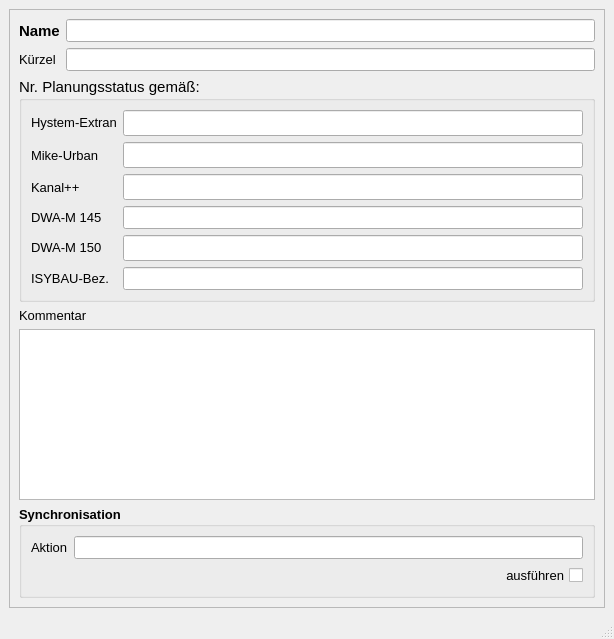
<?xml version="1.0" encoding="UTF-8"?>
<ui version="4.0">
 <class>MainWindow</class>
 <widget class="QMainWindow" name="MainWindow">
  <property name="geometry">
   <rect>
    <x>0</x>
    <y>0</y>
    <width>614</width>
    <height>639</height>
   </rect>
  </property>
  <property name="minimumSize">
   <size>
    <width>330</width>
    <height>510</height>
   </size>
  </property>
  <property name="font">
   <font>
    <family>Tahoma</family>
    <pointsize>10</pointsize>
   </font>
  </property>
  <property name="windowTitle">
   <string>MainWindow</string>
  </property>
  <property name="layoutDirection">
   <enum>Qt::LeftToRight</enum>
  </property>
  <widget class="QWidget" name="centralwidget">
   <layout class="QGridLayout" name="gridLayout">
    <item row="0" column="0">
     <widget class="QScrollArea" name="scrollArea">
      <property name="widgetResizable">
       <bool>true</bool>
      </property>
      <widget class="QWidget" name="scrollAreaWidgetContents">
       <property name="geometry">
        <rect>
         <x>0</x>
         <y>0</y>
         <width>590</width>
         <height>589</height>
        </rect>
       </property>
       <layout class="QGridLayout" name="gridLayout_2">
        <item row="0" column="0">
         <widget class="QLabel" name="label_4">
          <property name="font">
           <font>
            <family>Tahoma</family>
            <pointsize>11</pointsize>
            <weight>75</weight>
            <bold>true</bold>
           </font>
          </property>
          <property name="text">
           <string>Name</string>
          </property>
          <property name="alignment">
           <set>Qt::AlignLeading|Qt::AlignLeft|Qt::AlignVCenter</set>
          </property>
         </widget>
        </item>
        <item row="0" column="1">
         <widget class="QLineEdit" name="bezeichnung">
          <property name="toolTip">
           <string>&lt;html&gt;&lt;head/&gt;&lt;body&gt;&lt;p&gt;Eindeutige Bezeichnung&lt;/p&gt;&lt;/body&gt;&lt;/html&gt;</string>
          </property>
          <property name="statusTip">
           <string>Eindeutige Bezeichnung</string>
          </property>
          <property name="text">
           <string/>
          </property>
         </widget>
        </item>
        <item row="1" column="0">
         <widget class="QLabel" name="label_8">
          <property name="font">
           <font>
            <family>Tahoma</family>
            <pointsize>10</pointsize>
           </font>
          </property>
          <property name="text">
           <string>Kürzel</string>
          </property>
          <property name="alignment">
           <set>Qt::AlignLeading|Qt::AlignLeft|Qt::AlignVCenter</set>
          </property>
         </widget>
        </item>
        <item row="1" column="1">
         <widget class="QLineEdit" name="kuerzel">
          <property name="font">
           <font>
            <family>Tahoma</family>
            <pointsize>10</pointsize>
           </font>
          </property>
          <property name="toolTip">
           <string>optional: Kürzel</string>
          </property>
          <property name="statusTip">
           <string>optional: Kürzel</string>
          </property>
          <property name="text">
           <string/>
          </property>
         </widget>
        </item>
        <item row="2" column="0" colspan="2">
         <widget class="QGroupBox" name="groupBox_3">
          <property name="font">
           <font>
            <family>Tahoma</family>
            <pointsize>11</pointsize>
           </font>
          </property>
          <property name="title">
           <string>Nr. Planungsstatus gemäß: </string>
          </property>
          <layout class="QGridLayout" name="gridLayout_3">
           <item row="0" column="0">
            <widget class="QLabel" name="label_5">
             <property name="font">
              <font>
               <family>Tahoma</family>
               <pointsize>10</pointsize>
              </font>
             </property>
             <property name="text">
              <string>&lt;html&gt;&lt;head/&gt;&lt;body&gt;&lt;p&gt;Hystem-Extran&lt;/p&gt;&lt;/body&gt;&lt;/html&gt;</string>
             </property>
             <property name="alignment">
              <set>Qt::AlignLeading|Qt::AlignLeft|Qt::AlignVCenter</set>
             </property>
            </widget>
           </item>
           <item row="0" column="1">
            <widget class="QLineEdit" name="he_nr">
             <property name="enabled">
              <bool>true</bool>
             </property>
             <property name="toolTip">
              <string>&lt;html&gt;&lt;head/&gt;&lt;body&gt;&lt;p&gt;Interne Nr., siehe HE-Editor: Hilfe &amp;gt; Aufzählungen: &amp;quot;Planungsstatus&amp;quot;&lt;/p&gt;&lt;/body&gt;&lt;/html&gt;</string>
             </property>
             <property name="statusTip">
              <string>Interne Nr., siehe HE-Editor: Hilfe &gt; Aufzählungen: &quot;Planungsstatus&quot;</string>
             </property>
             <property name="layoutDirection">
              <enum>Qt::RightToLeft</enum>
             </property>
             <property name="autoFillBackground">
              <bool>false</bool>
             </property>
             <property name="text">
              <string/>
             </property>
             <property name="frame">
              <bool>true</bool>
             </property>
            </widget>
           </item>
           <item row="1" column="0">
            <widget class="QLabel" name="label_7">
             <property name="font">
              <font>
               <family>Tahoma</family>
               <pointsize>10</pointsize>
              </font>
             </property>
             <property name="text">
              <string>Mike-Urban</string>
             </property>
             <property name="alignment">
              <set>Qt::AlignLeading|Qt::AlignLeft|Qt::AlignVCenter</set>
             </property>
            </widget>
           </item>
           <item row="1" column="1">
            <widget class="QLineEdit" name="mu_nr">
             <property name="enabled">
              <bool>true</bool>
             </property>
             <property name="toolTip">
              <string>&lt;html&gt;&lt;head/&gt;&lt;body&gt;&lt;p&gt;Nr. des Planungsstatus entspr. Mike Urban&lt;/p&gt;&lt;/body&gt;&lt;/html&gt;</string>
             </property>
             <property name="statusTip">
              <string>Nr. des Planungsstatus entspr. Mike Urban</string>
             </property>
             <property name="layoutDirection">
              <enum>Qt::RightToLeft</enum>
             </property>
             <property name="autoFillBackground">
              <bool>false</bool>
             </property>
             <property name="text">
              <string/>
             </property>
             <property name="frame">
              <bool>true</bool>
             </property>
            </widget>
           </item>
           <item row="2" column="0">
            <widget class="QLabel" name="label_6">
             <property name="font">
              <font>
               <family>Tahoma</family>
               <pointsize>10</pointsize>
              </font>
             </property>
             <property name="text">
              <string>Kanal++</string>
             </property>
             <property name="alignment">
              <set>Qt::AlignLeading|Qt::AlignLeft|Qt::AlignVCenter</set>
             </property>
            </widget>
           </item>
           <item row="2" column="1">
            <widget class="QLineEdit" name="kp_nr">
             <property name="toolTip">
              <string>&lt;html&gt;&lt;head/&gt;&lt;body&gt;&lt;p&gt;Nr. des Planungsstatus entspr. Kanal++&lt;/p&gt;&lt;/body&gt;&lt;/html&gt;</string>
             </property>
             <property name="statusTip">
              <string>Nr. des Planungsstatus entspr. Kanal++</string>
             </property>
             <property name="text">
              <string/>
             </property>
            </widget>
           </item>
           <item row="3" column="0">
            <widget class="QLabel" name="label_10">
             <property name="font">
              <font>
               <family>Tahoma</family>
               <pointsize>10</pointsize>
              </font>
             </property>
             <property name="text">
              <string>&lt;html&gt;&lt;head/&gt;&lt;body&gt;&lt;p&gt;DWA-M 145&lt;/p&gt;&lt;/body&gt;&lt;/html&gt;</string>
             </property>
             <property name="alignment">
              <set>Qt::AlignLeading|Qt::AlignLeft|Qt::AlignVCenter</set>
             </property>
            </widget>
           </item>
           <item row="3" column="1">
            <widget class="QLineEdit" name="m150">
             <property name="enabled">
              <bool>true</bool>
             </property>
             <property name="font">
              <font>
               <family>Tahoma</family>
               <pointsize>10</pointsize>
              </font>
             </property>
             <property name="toolTip">
              <string>&lt;html&gt;&lt;head/&gt;&lt;body&gt;&lt;p&gt;Nr. des Funktionsstatus gem. DWA-M 145 (Referenzliste 1010)&lt;/p&gt;&lt;/body&gt;&lt;/html&gt;</string>
             </property>
             <property name="statusTip">
              <string>Nr. des Funktionsstatus gem. DWA-M 145 (Referenzliste 1010)</string>
             </property>
             <property name="layoutDirection">
              <enum>Qt::RightToLeft</enum>
             </property>
             <property name="autoFillBackground">
              <bool>false</bool>
             </property>
             <property name="text">
              <string/>
             </property>
             <property name="frame">
              <bool>true</bool>
             </property>
            </widget>
           </item>
           <item row="4" column="0">
            <widget class="QLabel" name="label_11">
             <property name="font">
              <font>
               <family>Tahoma</family>
               <pointsize>10</pointsize>
              </font>
             </property>
             <property name="text">
              <string>&lt;html&gt;&lt;head/&gt;&lt;body&gt;&lt;p&gt;DWA-M 150&lt;/p&gt;&lt;/body&gt;&lt;/html&gt;</string>
             </property>
             <property name="alignment">
              <set>Qt::AlignLeading|Qt::AlignLeft|Qt::AlignVCenter</set>
             </property>
            </widget>
           </item>
           <item row="4" column="1">
            <widget class="QLineEdit" name="m150_2">
             <property name="toolTip">
              <string>&lt;html&gt;&lt;head/&gt;&lt;body&gt;&lt;p&gt;Nr. des Funktionsstatus gem. DWA-M 150 (Referenzliste 109)&lt;/p&gt;&lt;/body&gt;&lt;/html&gt;</string>
             </property>
             <property name="statusTip">
              <string>Nr. des Funktionsstatus gem. DWA-M 150 (Referenzliste 109)</string>
             </property>
            </widget>
           </item>
           <item row="5" column="0">
            <widget class="QLabel" name="label_9">
             <property name="font">
              <font>
               <family>Tahoma</family>
               <pointsize>10</pointsize>
              </font>
             </property>
             <property name="text">
              <string>&lt;html&gt;&lt;head/&gt;&lt;body&gt;&lt;p&gt;ISYBAU-Bez.&lt;/p&gt;&lt;/body&gt;&lt;/html&gt;</string>
             </property>
             <property name="alignment">
              <set>Qt::AlignLeading|Qt::AlignLeft|Qt::AlignVCenter</set>
             </property>
            </widget>
           </item>
           <item row="5" column="1">
            <widget class="QLineEdit" name="isybau">
             <property name="enabled">
              <bool>true</bool>
             </property>
             <property name="font">
              <font>
               <family>Tahoma</family>
               <pointsize>10</pointsize>
              </font>
             </property>
             <property name="toolTip">
              <string>&lt;html&gt;&lt;head/&gt;&lt;body&gt;&lt;p&gt;Nr. des Funktionsstatus gem. ISYBAU (Referenzliste G105)&lt;/p&gt;&lt;/body&gt;&lt;/html&gt;</string>
             </property>
             <property name="statusTip">
              <string>Nr. des Funktionsstatus gem. ISYBAU (Referenzliste G105)</string>
             </property>
             <property name="layoutDirection">
              <enum>Qt::RightToLeft</enum>
             </property>
             <property name="autoFillBackground">
              <bool>false</bool>
             </property>
             <property name="text">
              <string/>
             </property>
             <property name="frame">
              <bool>true</bool>
             </property>
            </widget>
           </item>
          </layout>
         </widget>
        </item>
        <item row="3" column="0" colspan="2">
         <widget class="QLabel" name="label_15">
          <property name="text">
           <string>Kommentar</string>
          </property>
         </widget>
        </item>
        <item row="4" column="0" colspan="2">
         <widget class="QTextEdit" name="kommentar">
          <property name="minimumSize">
           <size>
            <width>0</width>
            <height>0</height>
           </size>
          </property>
          <property name="toolTip">
           <string>&lt;html&gt;&lt;head/&gt;&lt;body&gt;&lt;p&gt;Platz für zusätzliche Kommentare&lt;/p&gt;&lt;/body&gt;&lt;/html&gt;</string>
          </property>
          <property name="statusTip">
           <string>Platz für zusätzliche Kommentare</string>
          </property>
         </widget>
        </item>
        <item row="5" column="0" colspan="2">
         <widget class="QGroupBox" name="groupBox_sync">
          <property name="font">
           <font>
            <family>Tahoma</family>
            <pointsize>10</pointsize>
            <weight>75</weight>
            <bold>true</bold>
           </font>
          </property>
          <property name="title">
           <string>Synchronisation</string>
          </property>
          <layout class="QGridLayout" name="gridLayout_4">
           <item row="0" column="0">
            <widget class="QLabel" name="label_19">
             <property name="font">
              <font>
               <family>Tahoma</family>
               <pointsize>10</pointsize>
               <weight>50</weight>
               <bold>false</bold>
              </font>
             </property>
             <property name="text">
              <string>Aktion</string>
             </property>
            </widget>
           </item>
           <item row="0" column="1">
            <widget class="QLineEdit" name="aktion">
             <property name="toolTip">
              <string>&lt;html&gt;&lt;head/&gt;&lt;body&gt;&lt;p&gt;Maßnahme zur Synchronisation&lt;/p&gt;&lt;/body&gt;&lt;/html&gt;</string>
             </property>
             <property name="statusTip">
              <string>Maßnahme zur Synchronisation</string>
             </property>
            </widget>
           </item>
           <item row="1" column="0" colspan="2">
            <widget class="QCheckBox" name="status">
             <property name="font">
              <font>
               <family>Tahoma</family>
               <pointsize>10</pointsize>
               <weight>50</weight>
               <bold>false</bold>
              </font>
             </property>
             <property name="toolTip">
              <string>Synchronisation aktivieren</string>
             </property>
             <property name="statusTip">
              <string>Synchronisation aktivieren</string>
             </property>
             <property name="layoutDirection">
              <enum>Qt::RightToLeft</enum>
             </property>
             <property name="text">
              <string>ausführen</string>
             </property>
            </widget>
           </item>
          </layout>
         </widget>
        </item>
       </layout>
      </widget>
     </widget>
    </item>
   </layout>
  </widget>
  <widget class="QStatusBar" name="statusbar"/>
 </widget>
 <tabstops>
  <tabstop>bezeichnung</tabstop>
  <tabstop>he_nr</tabstop>
  <tabstop>mu_nr</tabstop>
  <tabstop>kp_nr</tabstop>
 </tabstops>
 <resources/>
 <connections/>
</ui>
